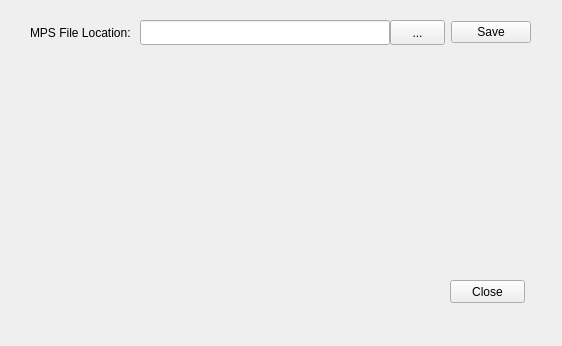
<?xml version="1.0" encoding="UTF-8"?>
<ui version="4.0">
 <class>Settings</class>
 <widget class="QWidget" name="Settings">
  <property name="geometry">
   <rect>
    <x>0</x>
    <y>0</y>
    <width>562</width>
    <height>346</height>
   </rect>
  </property>
  <property name="windowTitle">
   <string>Settings</string>
  </property>
  <widget class="QWidget" name="layoutWidget">
   <property name="geometry">
    <rect>
     <x>30</x>
     <y>20</y>
     <width>501</width>
     <height>25</height>
    </rect>
   </property>
   <layout class="QHBoxLayout" name="horizontalLayout">
    <item>
     <widget class="QLabel" name="label">
      <property name="text">
       <string>MPS File Location: </string>
      </property>
     </widget>
    </item>
    <item>
     <widget class="QSplitter" name="splitter">
      <property name="lineWidth">
       <number>1</number>
      </property>
      <property name="midLineWidth">
       <number>0</number>
      </property>
      <property name="orientation">
       <enum>Qt::Horizontal</enum>
      </property>
      <property name="handleWidth">
       <number>0</number>
      </property>
      <widget class="QLineEdit" name="edit_mps"/>
      <widget class="QToolButton" name="toolButton">
       <property name="text">
        <string>...</string>
       </property>
       <property name="icon">
        <iconset resource="../images/img.qrc">
         <normaloff>:/newPrefix/folder.png</normaloff>:/newPrefix/folder.png</iconset>
       </property>
       <property name="autoRaise">
        <bool>false</bool>
       </property>
      </widget>
     </widget>
    </item>
    <item>
     <widget class="QPushButton" name="btn_save">
      <property name="text">
       <string>Save</string>
      </property>
     </widget>
    </item>
   </layout>
  </widget>
  <widget class="QPushButton" name="btn_close">
   <property name="geometry">
    <rect>
     <x>450</x>
     <y>280</y>
     <width>75</width>
     <height>23</height>
    </rect>
   </property>
   <property name="text">
    <string>Close</string>
   </property>
  </widget>
 </widget>
 <resources>
  <include location="../images/img.qrc"/>
 </resources>
 <connections/>
</ui>
